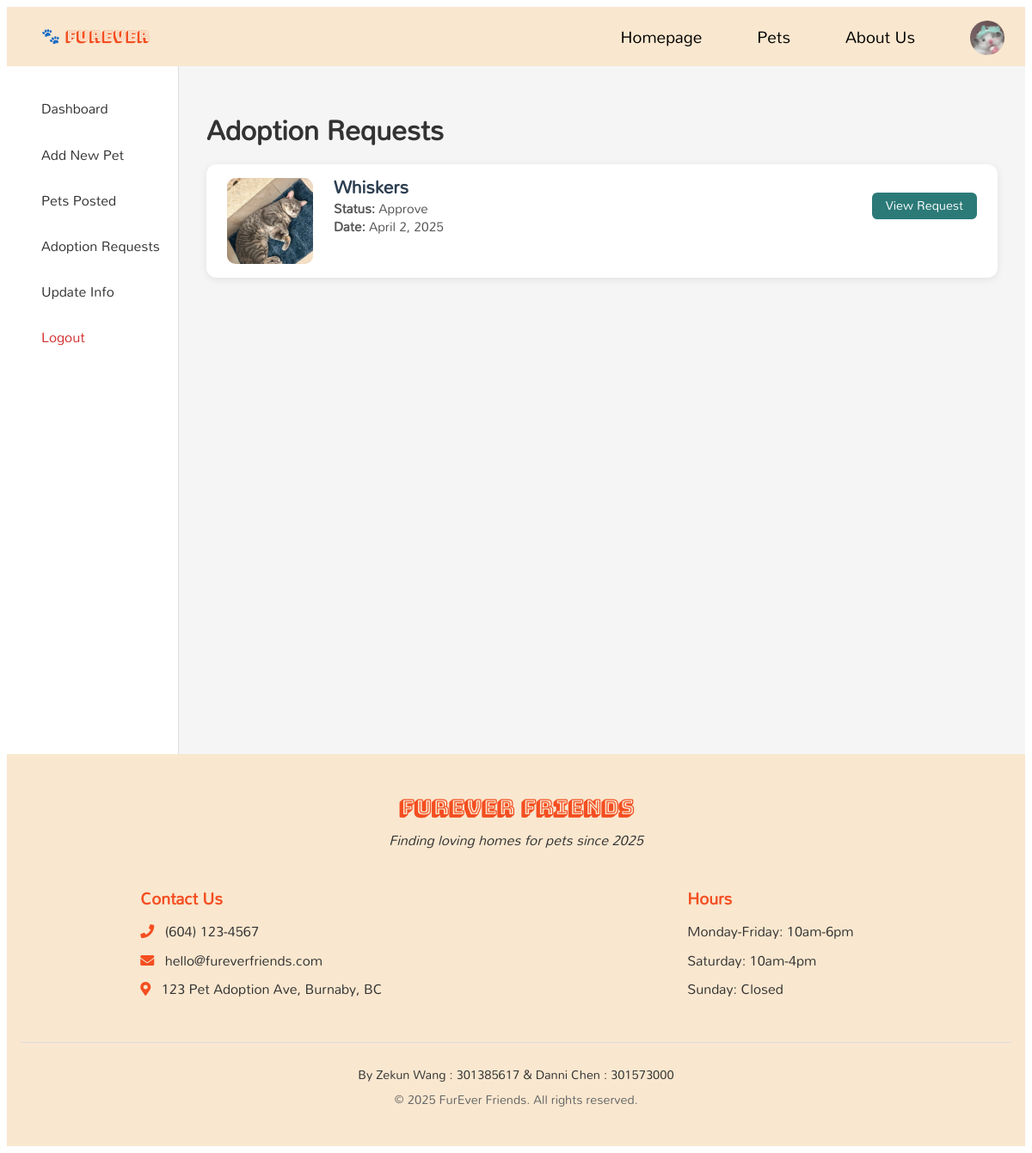
The page /public/staff/provider/adoption_requests.php (signed in) on the database as committed earlier.
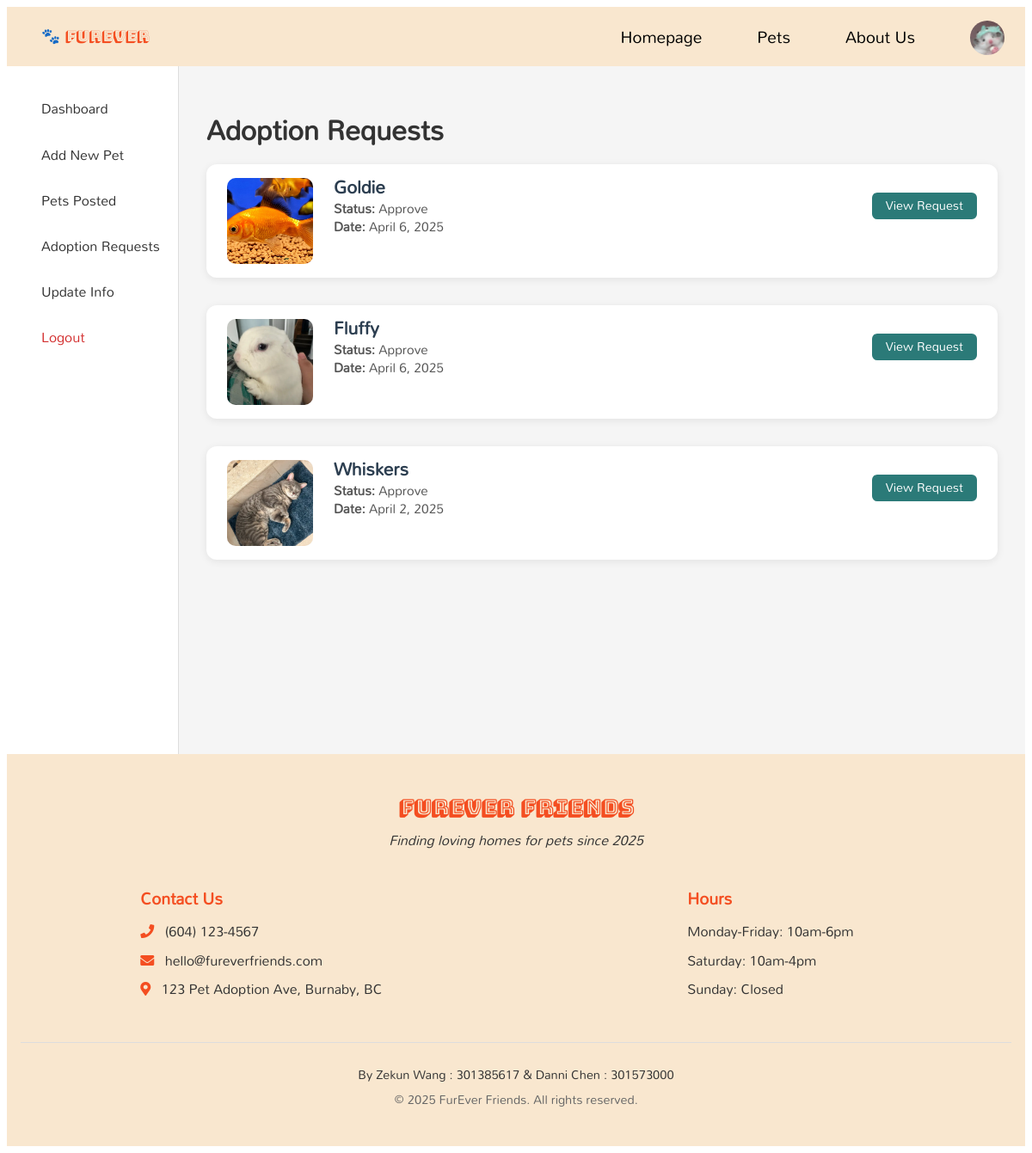
The same page on the database as committed later.
### tables this page shows
CREATE TABLE `pet` (
  `pet_id` int(5) NOT NULL,
  `pet_name` varchar(20) NOT NULL,
  `location` varchar(50) NOT NULL,
  `pet_type` varchar(20) NOT NULL,
  `post_date` date NOT NULL,
  `description` text NOT NULL,
  `status` varchar(20) NOT NULL
);

### public/staff/provider/adoption_requests.php (the view, shortened to what this page needs)
<?php require_once("../../../private/functions/initialization.php") ?>
<?php
    require_once(ROOT_PATH . SHARED_PATH . '/header.php');
    $user_name = $_SESSION['user_name'];
    $userQuery = "SELECT user_id FROM user WHERE user_name = '$user_name'";
    $userResult = mysqli_query($connection, $userQuery);
    $userData = mysqli_fetch_assoc($userResult);
    $user_id = $userData['user_id'];
    $adoptionRequestQuery = "SELECT pet.pet_id, pet.pet_name, user.user_name, ar.status, ar.adoption_date, MIN(pet_images.images) AS image
        FROM adoption_records ar
        LEFT JOIN provide_records pr ON ar.pet_id = pr.pet_id
        LEFT JOIN pet ON ar.pet_id = pet.pet_id
        LEFT JOIN user ON ar.user_id = user.user_id
        LEFT JOIN pet_images ON pet.pet_id = pet_images.pet_id
        WHERE pr.user_id = '$user_id'
        GROUP BY pr.pet_id
        ORDER BY ar.adoption_date DESC";
    $adoptionRequestResult = mysqli_query($connection, $adoptionRequestQuery);
?>
<body>
<div class="dashboard-wrapper">
    <div class="sidebar-nav">
        <a href="provider_dashboard.php" class="nav-btn">Dashboard</a>
        <a href="post_pet.php" class="nav-btn">Add New Pet</a>
        <a href="provider_dashboard_post.php" class="nav-btn">Pets Posted</a>
        <a href="adoption_requests.php" class="nav-btn active">Adoption Requests</a>
        <a href="../general/personal_info.php" class="nav-btn">Update Info</a>
        <a href="../general/logout.php" class="nav-btn logout">Logout</a>
    </div>
    <div class="dashboard-container">
        <h2 class="section-title">Adoption Requests</h2>
        <div class="requests-grid">
            <?php if (mysqli_num_rows($adoptionRequestResult) > 0): ?>
                <?php while($row = mysqli_fetch_assoc($adoptionRequestResult)): ?>
                    <div class="request-card">
                        <div class="request-image">
                            <?php if ($row['image']): ?>
                                <img src="../../images/petimages/<?php echo htmlspecialchars($row['image']) ?>" alt="Pet Image">
                            <?php else: ?>
                                <div class="placeholder-img"><i class="fas fa-paw"></i></div>
                            <?php endif; ?>
                        </div>
                        <div class="request-content">
                            <div class="request-details">
                                <?php
                                    $status = ucfirst(htmlspecialchars($row['status']));
                                    $status_class = '';
                                    if($status === "Processing"):
                                ?>
                                    <h3><?= htmlspecialchars($row['pet_name']) ?><span> (Awaiting Processing...)</span></h3>
                                <?php else: ?>
                                    <h3><?= htmlspecialchars($row['pet_name']) ?></h3>
                                <?php endif; ?>
                                <p><strong>Status:</strong> <span class="<?php echo $status_class ?>"><?php echo $status ?></span></p>
                                <p><strong>Date:</strong> <?php echo date('F j, Y', strtotime($row['adoption_date'])) ?></p>
                            </div>
                            <a href="request_processing.php?edit=<?php echo $row['pet_id'] ?>" class="view-btn">View Request</a>
                        </div>
                    </div>
                <?php endwhile; ?>
            <?php else: ?>
                <p class="no-requests-msg">You don't have any adoption requests.</p>
            <?php endif; ?>
        </div>
    </div>
</div>
<?php require_once(ROOT_PATH . SHARED_PATH . '/footer.php'); ?>
</body>
</html>

Rows that differ between the two databases and show on the page:
now on this page (row edited): pet: shows a picture, pet_name "Goldie", status "Approve", adoption_date "April 6, 2025"
now on this page (row edited): pet: shows a picture, pet_name "Fluffy", status "Approve", adoption_date "April 6, 2025"
